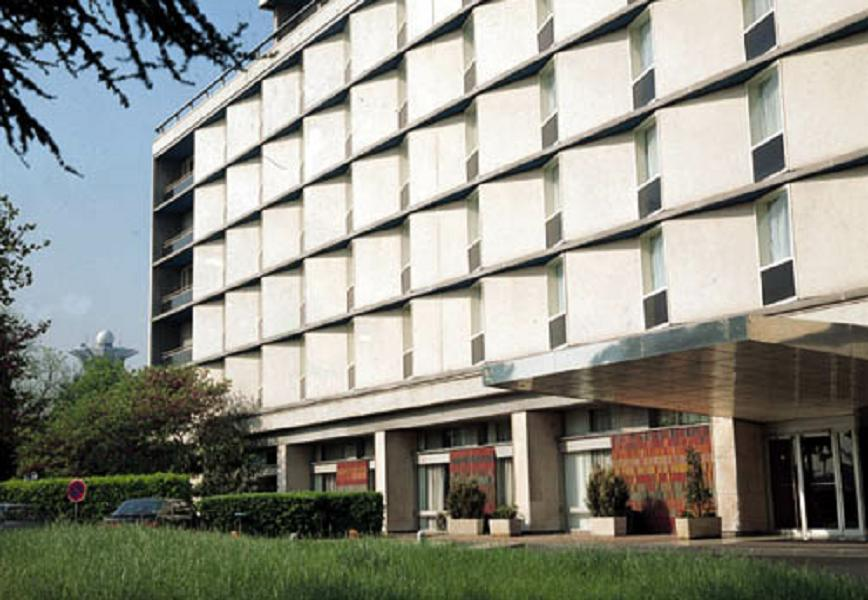
//> input picture robot_drawing/opencv/building.jpg, 868 x 600 px
$ ./findContours building.jpg mona.jpg   (built with g++ and OpenCV 4)
//> lines starting //> are read from the running program, lines starting //| are printed output that depends on the picture; after the words box and inside, x2 and y2 are one past the last pixel; in counts of white or black regions, pixels touching at a corner belong together
#include <opencv2/highgui/highgui.hpp>
#include <opencv2/imgproc/imgproc.hpp>
#include <iostream>
#include <stdio.h>
#include <stdlib.h>
#include <math.h>

#include <cstdlib>
#include <iostream>
#include <string>
#include <fstream>
#include <sstream>
#include <cstring>

using namespace cv;
using namespace std;

#define PIXELS_PER_METER 3779.5275593333

Mat src; Mat src_gray;
int thresh = 100;
int max_thresh = 255;
RNG rng(12345);

std::string fileName;
/// Function header
void thresh_callback(int, void* );

/** @function main */
//cmd arguments: include filename without extension.
int main( int argc, char** argv )
{
	    Mat src, dst, color_dst, thresh_dst, in, scaled;
    if( argc == 1 || !(src=imread(argv[1], 0)).data)
        return -1;
    else if(argc >= 3)
		fileName = argv[2];
	else
		fileName = "sampleOutput";
	cout << endl << "Please note that the input image is scaled to a square." << endl;
	cout << "In order to preserve prespective, use a 1:1 aspect ratio." << endl;
  /// Load source image and convert it to gray
	in = imread( argv[1], 1 );
//> in is the input picture: 600 rows x 868 cols, CV_8UC3; mean B, G, R 133.7, 143.6, 142.9
	if(argc > 3){
		Size size(375,375);//the dst image size,e.g.100x100
		resize(in,src,size);//resize image
	}
	else
		src = in;

  	flip(src, src, 1);
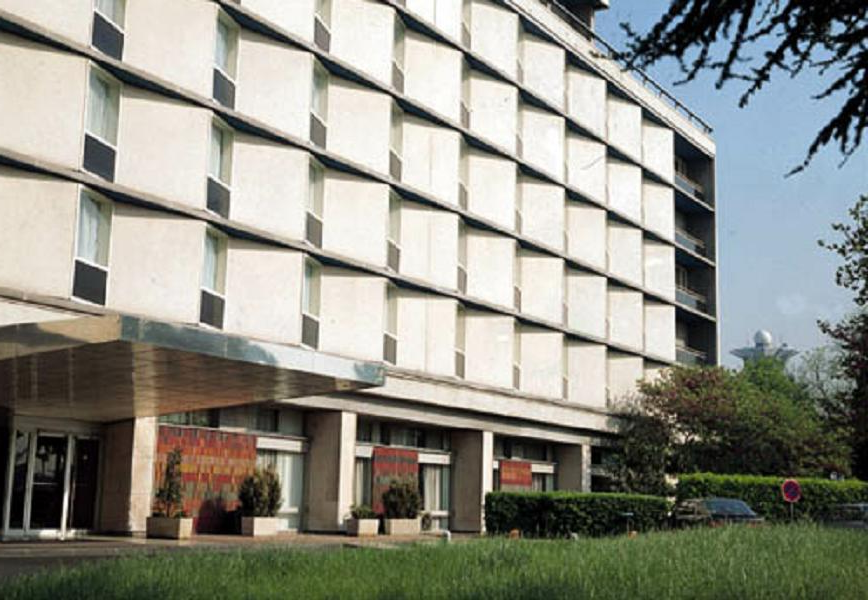
//> src: 600 rows x 868 cols, CV_8UC3; mean B, G, R 133.7, 143.6, 142.9

  /// Convert image to gray and blur it
  cvtColor( src, src_gray, CV_BGR2GRAY );
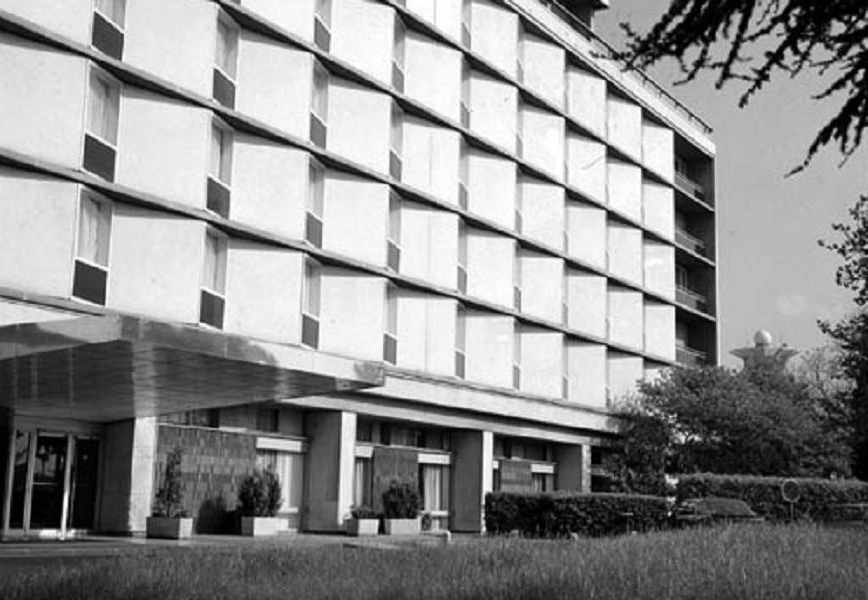
//> src_gray: 600 rows x 868 cols, CV_8UC1; min 0, max 255, mean 142.3
  blur( src_gray, src_gray, Size(3,3) );

  thresh_callback( 0, 0 );

  waitKey(0);
  return(0);
}

void writeToFile(  vector<vector<Point> > points, string cmdCode){
  double valx, valy;
  double delta_x, delta_y, distance;
  int lastIndexDrawn = 0;
  bool printedCMD = false; //used to track if the CMD code has been printed - only gets printed if there are contour points that haven't been filtered out
  std::string fileDir = "drawing_files/" + fileName + ".cdcode";
    ofstream filestr(fileDir.c_str());
     for(int r = 0; r < points.size(); r++){
      for(int g = 0; g < points[r].size(); g++){
		  if(g != 0 || g < points[r].size() - 1){
			  	delta_x = points[r][g].x - points[r][g - lastIndexDrawn].x;
				delta_y = points[r][g].y - points[r][g - lastIndexDrawn].y;
				distance = sqrt((delta_x * delta_x) + (delta_y * delta_y));
				if(distance >= (.008 * PIXELS_PER_METER)){
          if(!printedCMD){
            filestr << cmdCode;
            printedCMD = true;
          }
					lastIndexDrawn = 1;
					valx = points[r][g].x / PIXELS_PER_METER;
					valy = points[r][g].y / PIXELS_PER_METER;
					filestr << " X:" << valx << " Y:" << valy;
				}
				else
					lastIndexDrawn++;
		  }
		  else{
            valx = points[r][g].x / PIXELS_PER_METER;
            valy = points[r][g].y / PIXELS_PER_METER;
            filestr << " X:" << valx << " Y:" << valy;
		 }
      }
      if(printedCMD) //only produce CRLF if a CMDcode was printed
        filestr << endl;
      printedCMD = false;
    }
   filestr.close();
}

/** @function thresh_callback */
void thresh_callback(int, void* )
{
  Mat canny_output;
  vector<vector<Point> > contours;
  vector<vector<Point> > meterContours;
  vector<Vec4i> hierarchy;

  /// Detect edges using canny
  Canny( src_gray, canny_output, 100, 200, 3, true );
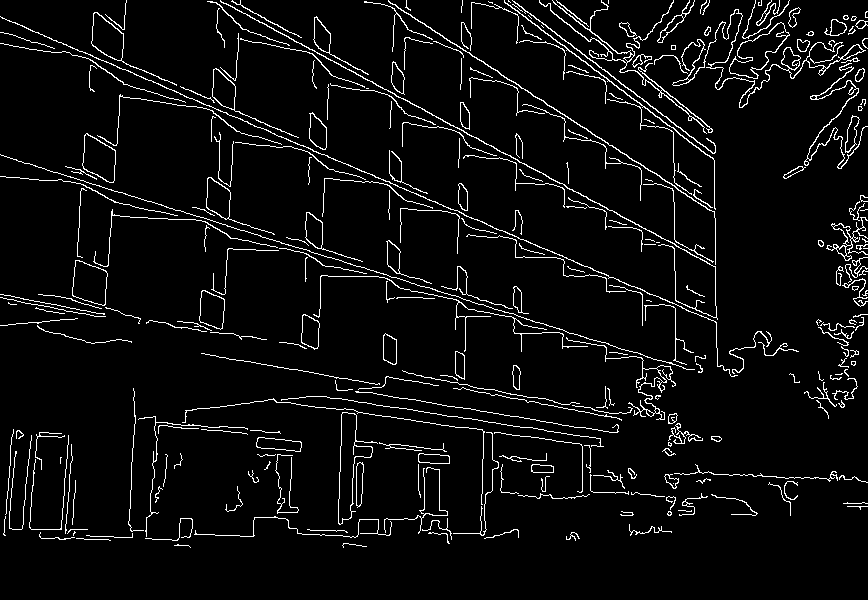
//> canny_output: 600 rows x 868 cols, CV_8UC1; 5.2% white in thin lines or dots
  /// Find contours
  findContours( canny_output, contours, hierarchy, CV_RETR_EXTERNAL,  CV_CHAIN_APPROX_TC89_KCOS, Point(0, 0) );
//> contours = 288 contours, 199 with area under 20; largest, box (x1, y1, x2, y2) and area: (338, 412, 378, 525) 1647, (729, 22, 790, 79) 1450, (72, 260, 108, 306) 1181, (82, 133, 116, 183) 1106, (91, 12, 177, 86) 1058
  meterContours = contours;
//> meterContours has the same summary as contours
  for(int r = 0; r < contours.size(); r++){
    //cout << "Next contour point: ";
    for(int g = 0; g < contours[r].size(); g++){
      double valx = contours[r][g].x / PIXELS_PER_METER;
      double valy = contours[r][g].y / PIXELS_PER_METER;
      //out << "pt: " << valx << " " << valy;
    }
    //cout << endl;
  }
  writeToFile(meterContours, "P2P");
//> the loop in writeToFile, `for(int r = 0; r < points.size(); r++)` made 288 passes
//> (delta_x, delta_y, distance, printedCMD, lastIndexDrawn, valx) on passes 1 to 3: (2, -1, 2.24, false, 6, 0), (5, 0, 5, true, 15, 0.0908), (-25, -1, 25.02, true, 5, 0.0286)
//> after the loop in writeToFile, `for(int r = 0; r < points.size(); r++)`: delta_x = 0; delta_y = 2; printedCMD = false; lastIndexDrawn = 17; valx = 0.0333
  cout << endl << "Total size of contors: " << contours.size() << endl;
//| Total size of contors: 288
  cout << endl << "File created successfully!" << endl;
  cout << "To exit, press any key in the popup window." << endl;

  /// Draw contours
  Mat drawing = Mat::zeros( canny_output.size(), CV_8UC3 );
  for( int i = 0; i< contours.size(); i++ )
     {
       Scalar color = Scalar( rng.uniform(0, 255), rng.uniform(0,255), rng.uniform(0,255) );
       drawContours( drawing, contours, i, color, 1, 8, hierarchy, 0, Point() );
     }
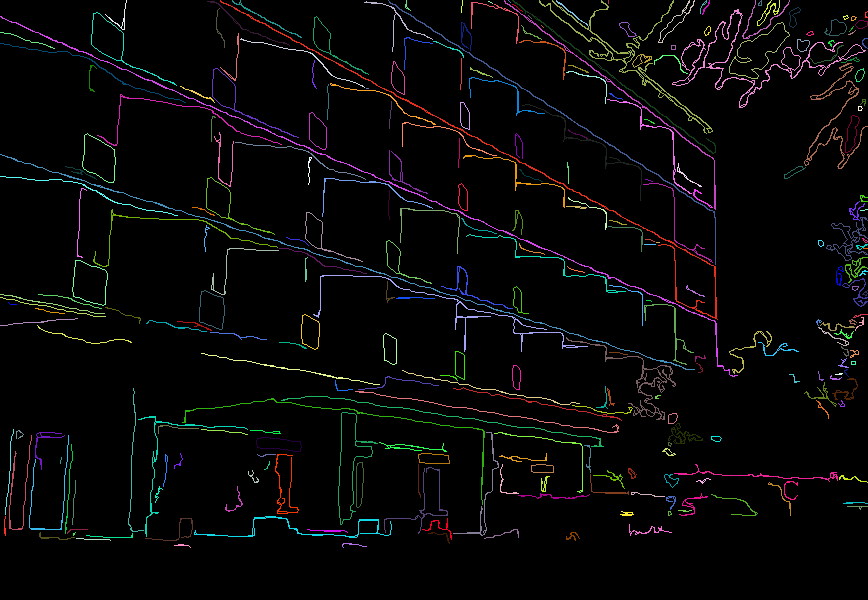
//> drawing: 600 rows x 868 cols, CV_8UC3; mean B, G, R 7.2, 7.1, 7.4

  /// Show in a window
  namedWindow( "Contours", CV_WINDOW_AUTOSIZE );
  imshow( "Contours", drawing );
}
